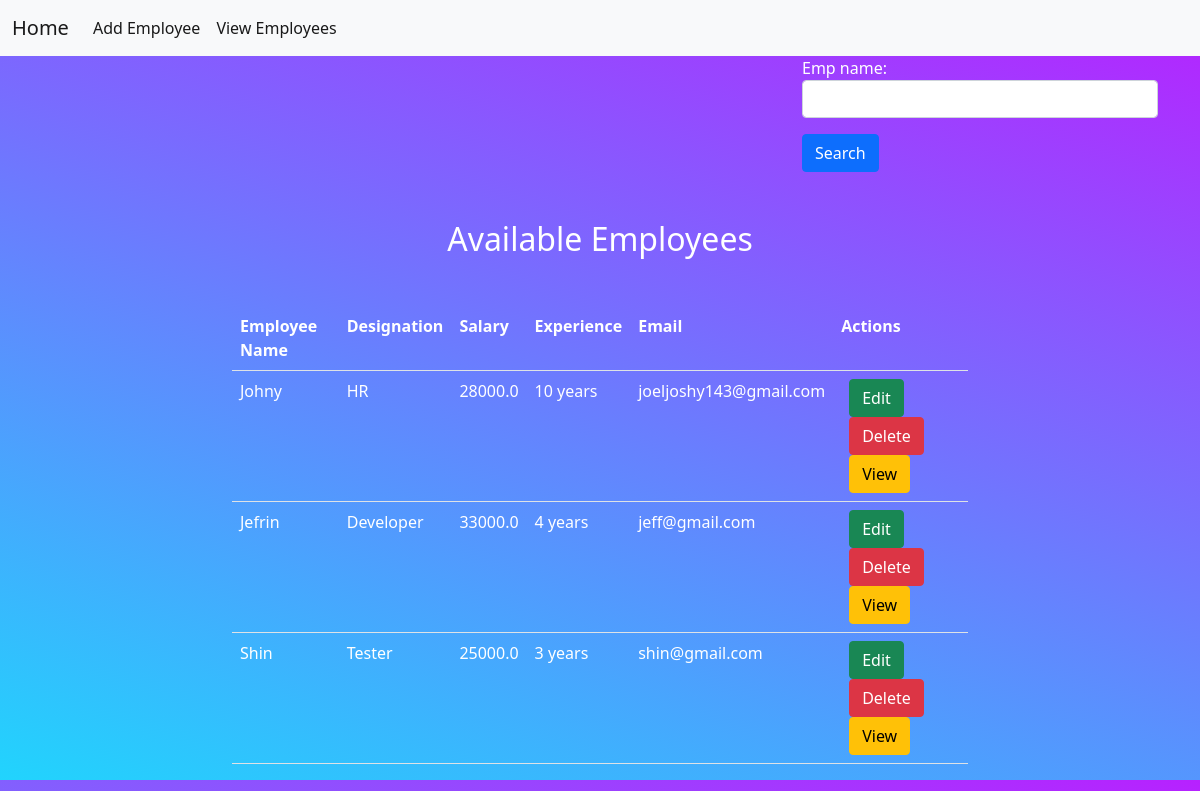
The app's page /Employees/employees, older data.
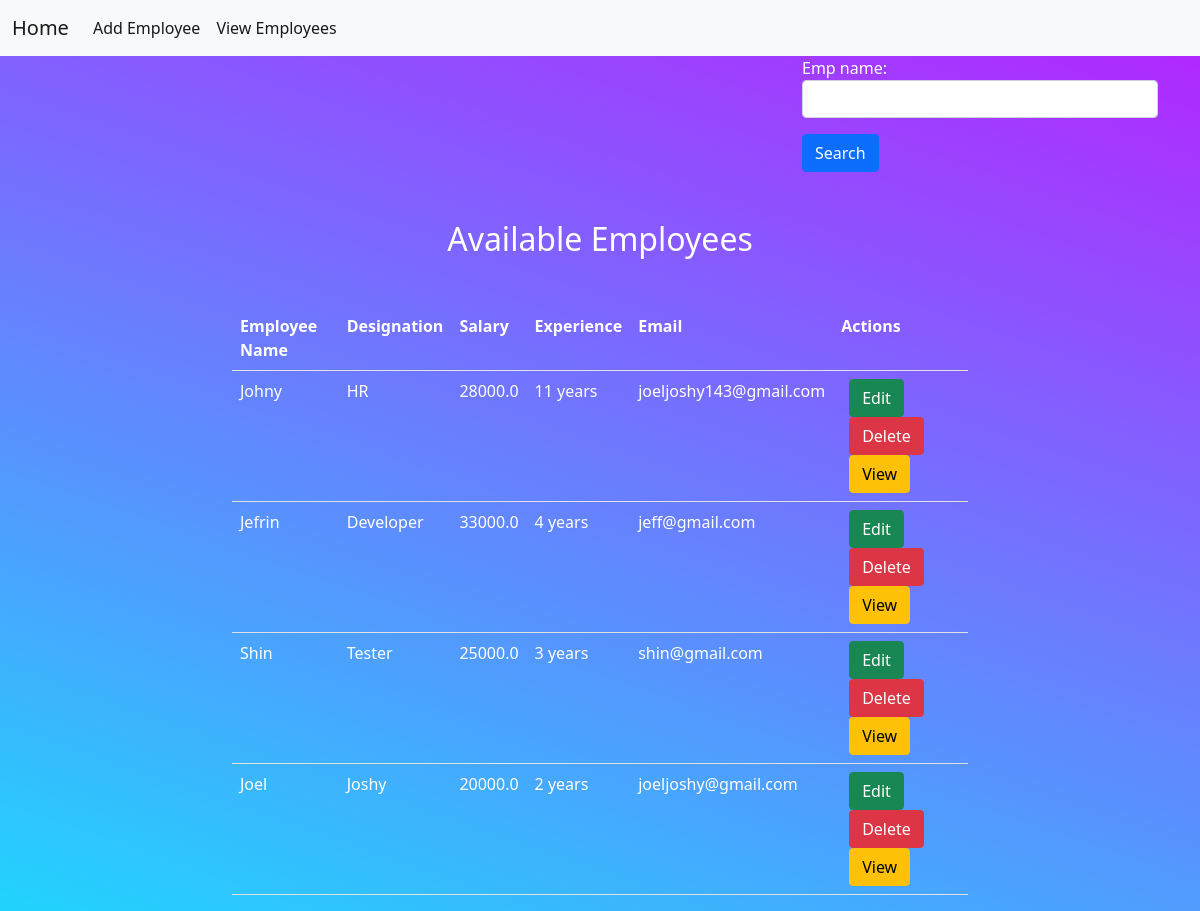
The same page, newer data.
### Employees/models.py (models this page shows, shortened)
class AddEmployee(models.Model):
    emp_name = models.CharField(max_length=70)
    desig = models.CharField(max_length=30)
    salary = models.FloatField(default=50)
    exp = models.IntegerField()
    email = models.EmailField(max_length=250, unique=True)

### Employees/views.py (the view, shortened to what this page needs)
# urls.py: path('employees',get_employee,name='emplist'),
def get_employee(request):
    context = {}
    form = SearchForm()
    context['form'] = form
    emps = AddEmployee.objects.all()
    context['emps'] = emps
    return render(request,"employee_list.html",context)

### Employees/forms.py
class SearchForm(forms.Form):
    emp_name = forms.CharField(max_length=20,widget=(forms.TextInput(attrs={'class':'form-control'})))

### Employees/templates/employee_list.html (shortened to what this page needs)
<!DOCTYPE html>
{%extends 'base.html'%}
{%block body_block%}
    <div class="container text-white">
        <div class="row">
            <div class="col-4"></div>
            <div class="col-4"></div>
            <div class="col-4">
                <form action="" method="post">
                    {{form.as_p}}
                    <input type="submit" value="Search" class="btn btn-primary">
                </form>
            </div>
        </div>
        <div class="row">
            <div class="col-2"></div>
            <div class="col-8">
                <h2 class="text-center mt-5">Available Employees</h2>
                <table class="table text-white mt-5">
                    <tr>
                        <th>Employee Name</th>
                        <th>Designation</th>
                        <th>Salary</th>
                        <th>Experience</th>
                        <th>Email</th>
                        <th>Actions</th>
                    </tr>
                    {%if emps%}
                    {%for emp in emps%}
                    <tr>
                        <td>{{emp.emp_name}}</td>
                        <td>{{emp.desig}}</td>
                        <td>{{emp.salary}}</td>
                        <td>{{emp.exp}} years</td>
                        <td>{{emp.email}}</td>
                        <td class="text-white">
                            <a href="{%url 'update' emp.id%}" class="btn btn-success ms-2">Edit</a>
                            <a href="{%url 'remove' emp.id%}" class="btn btn-danger ms-2">Delete</a>
                            <a href="{%url 'details' emp.id%}" class="btn btn-warning ms-2">View</a>
                    </td>
                    </tr>
                    {%endfor%}
                    {%endif%}
                </table>
            </div>
            <div class="col-2"></div>
        </div>
    </div>
{%endblock%}

### Employees/templates/base.html (shortened to what this page needs)
<!DOCTYPE html>
{%load static%}
<html lang="en">
<head>
    <link href="https://cdn.jsdelivr.net/npm/bootstrap@5.0.2/dist/css/bootstrap.min.css" rel="stylesheet">
     <link rel="stylesheet" href="{%static 'css/style.css' %}">
</head>
<body>
        <nav class="navbar navbar-expand-lg navbar-light bg-light">
  <div class="container-fluid">
    <a class="navbar-brand" href="{%url 'index'%}">Home</a>
    <div class="collapse navbar-collapse" id="navbarSupportedContent">
      <ul class="navbar-nav me-auto mb-2 mb-lg-0">
        <li class="nav-item">
          <a class="nav-link active" aria-current="page" href="{%url 'addemployee'%}">Add Employee</a>
        </li>
         <li class="nav-item">
          <a class="nav-link active" aria-current="page" href="{%url 'emplist'%}">View Employees</a>
        </li>
      </ul>
    </div>
  </div>
</nav>
{%block body_block%}
{%endblock%}
</body>
</html>

### Employees/static/css/style.css (style rules this page uses)
body { background-color: #21D4FD; background-image: linear-gradient(19deg, #21D4FD 0%, #B721FF 100%); }

Row changes from the older to the newer data that the page shows:
changed AddEmployee "Johny": exp "10" → "11"
added AddEmployee: emp_name "Joel", desig "Joshy", salary "20000.0", exp "2", email "joeljoshy@gmail.com"
